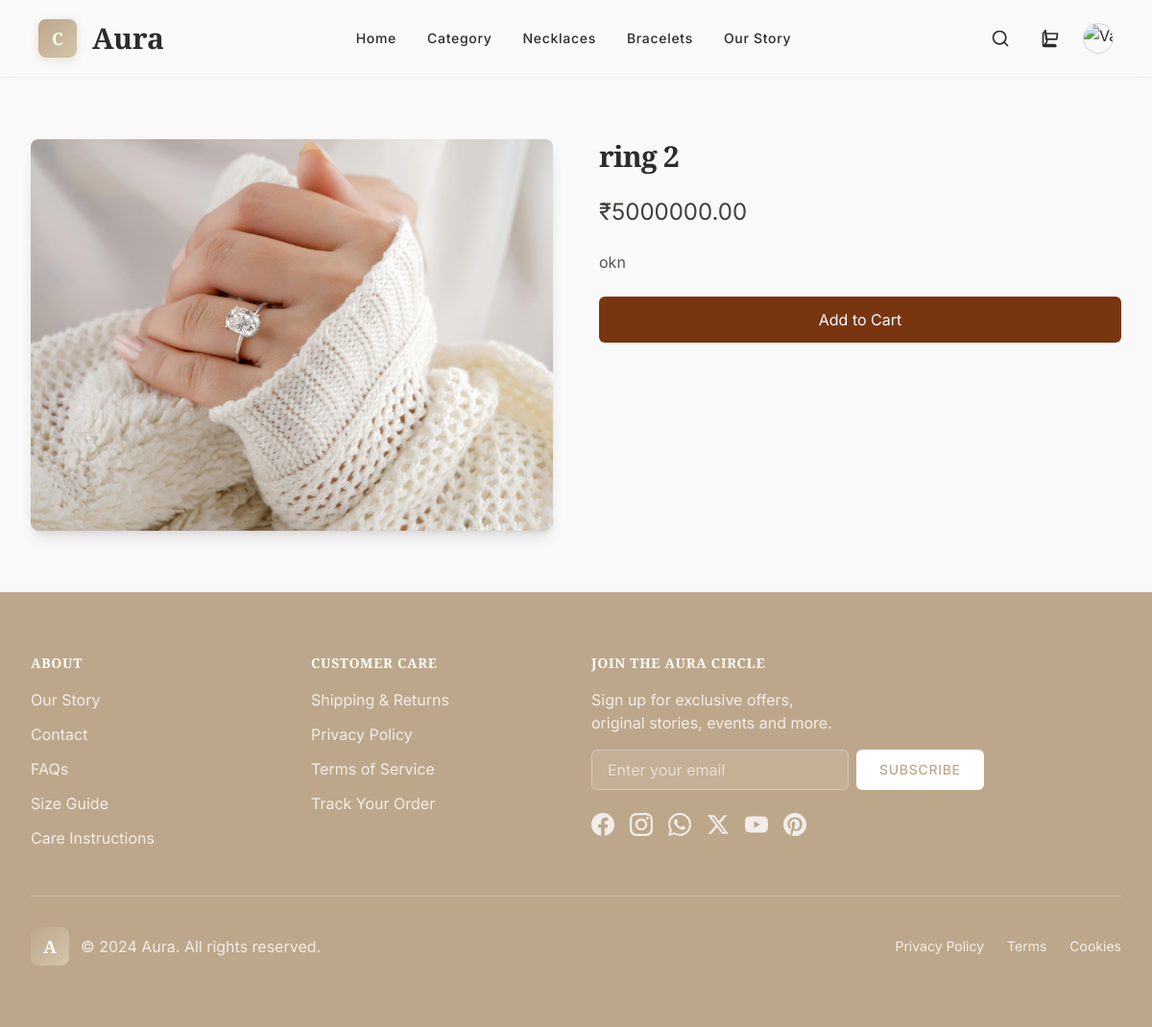
Screenshot of /shop/product/2/ (signed in) with the database file from the repository.
### shop/models.py (models this page shows, shortened)
class Product(models.Model):
    category = models.ForeignKey(Category, on_delete=models.CASCADE, related_name="products")
    name = models.CharField(max_length=200)
    image = models.ImageField(upload_to="products/")  # main product image
    description = models.TextField(blank=True)
    is_available = models.BooleanField(default=True)
    is_featured = models.BooleanField(default=False)
    price = models.DecimalField(max_digits=10, decimal_places=2)  # ₹9999.99 tak

### shop/views.py (the view)
# urls.py: path("product/<int:product_id>/", views.product_detail, name="product_detail"),  # single product page
def product_detail(request, product_id):
    product = get_object_or_404(Product, id=product_id)
    return render(request, "shop/product_detail.html", {"product": product})

### templates/shop/product_detail.html (shortened to what this page needs)
{% extends "core/base.html" %}
{% block content %}
<main class="flex-1">
  <div class="mx-auto max-w-7xl px-4 sm:px-6 lg:px-8 py-16 grid grid-cols-1 md:grid-cols-2 gap-12">
    <div class="w-full aspect-[4/3] rounded-lg overflow-hidden shadow-lg">
      <div class="w-full h-full bg-center bg-no-repeat bg-cover"
           style='background-image: url("{{ product.image.url }}");'></div>
    </div>
    <div class="flex flex-col gap-6">
      <h1 class="text-3xl font-bold tracking-tight">{{ product.name }}</h1>
      <p class="text-2xl text-stone-700">₹{{ product.price }}</p>
      <p class="text-stone-600">{{ product.description }}</p>
      <div id="cart-action">
        <button id="add-to-cart-btn" class="w-full bg-amber-900 text-white py-3 px-6 rounded-md hover:bg-amber-800">
          Add to Cart
        </button>
      </div>
    </div>
  </div>
</main>
{% endblock %}

### templates/core/base.html (style rules this page uses)
:root { --background: #F9F9F9; --text-color: #2C2C2C; --accent-color: #BDA78B; --footer-bg: #BDA78B; --heading-font: 'Cormorant Garamond', serif; --body-font: 'Inter', sans-serif; }
body { font-family: var(--body-font); background-color: var(--background); color: var(--text-color); }
h1,h2,h3,h4,h5,h6 { font-family: var(--heading-font); }

### rows the page displays
Product: image (picture), name "ring 2", price "5000000.00", description "okn"
